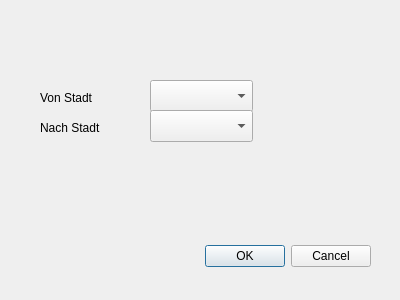
<?xml version="1.0" encoding="UTF-8"?>
<ui version="4.0">
 <class>DialogAddStreet</class>
 <widget class="QDialog" name="DialogAddStreet">
  <property name="geometry">
   <rect>
    <x>0</x>
    <y>0</y>
    <width>400</width>
    <height>300</height>
   </rect>
  </property>
  <property name="windowTitle">
   <string>Dialog</string>
  </property>
  <widget class="QDialogButtonBox" name="buttonBox">
   <property name="geometry">
    <rect>
     <x>30</x>
     <y>240</y>
     <width>341</width>
     <height>32</height>
    </rect>
   </property>
   <property name="orientation">
    <enum>Qt::Orientation::Horizontal</enum>
   </property>
   <property name="standardButtons">
    <set>QDialogButtonBox::StandardButton::Cancel|QDialogButtonBox::StandardButton::Ok</set>
   </property>
  </widget>
  <widget class="QComboBox" name="comboBox_city1">
   <property name="geometry">
    <rect>
     <x>150</x>
     <y>80</y>
     <width>103</width>
     <height>32</height>
    </rect>
   </property>
  </widget>
  <widget class="QLabel" name="label">
   <property name="geometry">
    <rect>
     <x>40</x>
     <y>90</y>
     <width>58</width>
     <height>16</height>
    </rect>
   </property>
   <property name="text">
    <string>Von Stadt</string>
   </property>
  </widget>
  <widget class="QLabel" name="label_2">
   <property name="geometry">
    <rect>
     <x>40</x>
     <y>120</y>
     <width>91</width>
     <height>16</height>
    </rect>
   </property>
   <property name="text">
    <string>Nach Stadt</string>
   </property>
  </widget>
  <widget class="QComboBox" name="comboBox_city2">
   <property name="geometry">
    <rect>
     <x>150</x>
     <y>110</y>
     <width>103</width>
     <height>32</height>
    </rect>
   </property>
  </widget>
 </widget>
 <resources/>
 <connections>
  <connection>
   <sender>buttonBox</sender>
   <signal>accepted()</signal>
   <receiver>DialogAddStreet</receiver>
   <slot>accept()</slot>
   <hints>
    <hint type="sourcelabel">
     <x>248</x>
     <y>254</y>
    </hint>
    <hint type="destinationlabel">
     <x>157</x>
     <y>274</y>
    </hint>
   </hints>
  </connection>
  <connection>
   <sender>buttonBox</sender>
   <signal>rejected()</signal>
   <receiver>DialogAddStreet</receiver>
   <slot>reject()</slot>
   <hints>
    <hint type="sourcelabel">
     <x>316</x>
     <y>260</y>
    </hint>
    <hint type="destinationlabel">
     <x>286</x>
     <y>274</y>
    </hint>
   </hints>
  </connection>
 </connections>
</ui>
